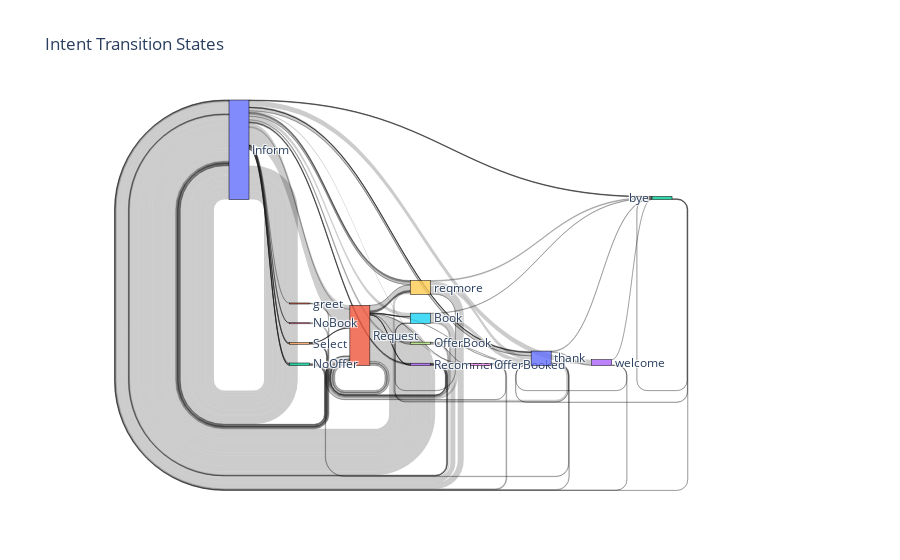

Notebook code cell kept with this figure:
### Code cell
#VIZ Sankey super unclear
# import pandas as pd
import plotly.graph_objects as go

# Example DataFrame (replace with your actual DataFrame)
data = {
    'intent_from': transition_stats['intent_from'],
    'intent_to': transition_stats['intent_to'],
    'frequency': transition_stats['frequency_within_domain']  # Transition frequencies
}
df = pd.DataFrame(data)

# Create a list of unique states (nodes)
all_states = pd.concat([df['intent_from'], df['intent_to']]).unique()
state_to_index = {state: idx for idx, state in enumerate(all_states)}

# Map states to indices
df['source'] = df['intent_from'].map(state_to_index)
df['target'] = df['intent_to'].map(state_to_index)

# Create the Sankey Diagram
fig = go.Figure(data=[go.Sankey(
    node=dict(
        pad=15,
        thickness=20,
        line=dict(color="black", width=0.5),
        label=list(all_states)  # Labels for the nodes
    ),
    link=dict(
        source=df['source'],  # Indices of source states
        target=df['target'],  # Indices of target states
        value=df['frequency']  # Frequency of transitions
    )
)])

# Update layout
fig.update_layout(
    title_text="Intent Transition States",
    font_size=12
)

# Show the chart
fig.show()
fig.write_html("intent_transitions.html")

### Figure 1 — Plotly figure (JSON) as saved in the notebook; plotly's stock layout.template omitted (floating-point values rounded to 4 significant figures; data arrays with more than 128 entries replaced by an {"elided": "..."} marker saying what was removed)
{"data": [{"link": {"source": {"elided": "275 int values"}, "target": {"elided": "275 int values"}, "value": {"elided": "275 float values"}}, "node": {"label": ["Inform", "Request", "NoOffer", "Recommend", "Select", "Book", "NoBook", "OfferBook", "OfferBooked", "reqmore", "thank", "greet", "bye", "welcome"], "line": {"color": "black", "width": 0.5}, "pad": 15, "thickness": 20}, "type": "sankey"}], "layout": {"font": {"size": 12}, "title": {"text": "Intent Transition States"}}}
